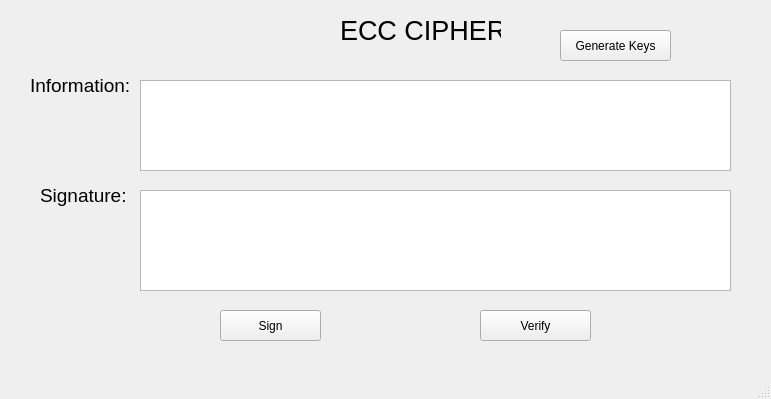
<?xml version="1.0" encoding="UTF-8"?>
<ui version="4.0">
 <class>MainWindow</class>
 <widget class="QMainWindow" name="MainWindow">
  <property name="geometry">
   <rect>
    <x>0</x>
    <y>0</y>
    <width>771</width>
    <height>399</height>
   </rect>
  </property>
  <property name="windowTitle">
   <string>MainWindow</string>
  </property>
  <widget class="QWidget" name="centralwidget">
   <widget class="QLabel" name="label">
    <property name="geometry">
     <rect>
      <x>340</x>
      <y>0</y>
      <width>161</width>
      <height>61</height>
     </rect>
    </property>
    <property name="font">
     <font>
      <pointsize>20</pointsize>
     </font>
    </property>
    <property name="text">
     <string>ECC CIPHER</string>
    </property>
   </widget>
   <widget class="QPushButton" name="btn_sign">
    <property name="geometry">
     <rect>
      <x>220</x>
      <y>310</y>
      <width>101</width>
      <height>31</height>
     </rect>
    </property>
    <property name="text">
     <string>Sign</string>
    </property>
   </widget>
   <widget class="QPushButton" name="btn_verify">
    <property name="geometry">
     <rect>
      <x>480</x>
      <y>310</y>
      <width>111</width>
      <height>31</height>
     </rect>
    </property>
    <property name="text">
     <string>Verify</string>
    </property>
   </widget>
   <widget class="QLabel" name="label_2">
    <property name="geometry">
     <rect>
      <x>30</x>
      <y>60</y>
      <width>111</width>
      <height>51</height>
     </rect>
    </property>
    <property name="font">
     <font>
      <pointsize>14</pointsize>
     </font>
    </property>
    <property name="text">
     <string>Information:</string>
    </property>
   </widget>
   <widget class="QLabel" name="label_3">
    <property name="geometry">
     <rect>
      <x>40</x>
      <y>180</y>
      <width>91</width>
      <height>31</height>
     </rect>
    </property>
    <property name="font">
     <font>
      <pointsize>14</pointsize>
     </font>
    </property>
    <property name="text">
     <string>Signature:</string>
    </property>
   </widget>
   <widget class="QTextEdit" name="txt_info">
    <property name="geometry">
     <rect>
      <x>140</x>
      <y>80</y>
      <width>591</width>
      <height>91</height>
     </rect>
    </property>
   </widget>
   <widget class="QTextEdit" name="txt_info">
    <property name="geometry">
     <rect>
      <x>140</x>
      <y>190</y>
      <width>591</width>
      <height>101</height>
     </rect>
    </property>
   </widget>
   <widget class="QPushButton" name="btn_gen_keys">
    <property name="geometry">
     <rect>
      <x>560</x>
      <y>30</y>
      <width>111</width>
      <height>31</height>
     </rect>
    </property>
    <property name="text">
     <string>Generate Keys</string>
    </property>
   </widget>
  </widget>
  <widget class="QMenuBar" name="menubar">
   <property name="geometry">
    <rect>
     <x>0</x>
     <y>0</y>
     <width>771</width>
     <height>21</height>
    </rect>
   </property>
  </widget>
  <widget class="QStatusBar" name="statusbar"/>
 </widget>
 <resources/>
 <connections/>
</ui>
